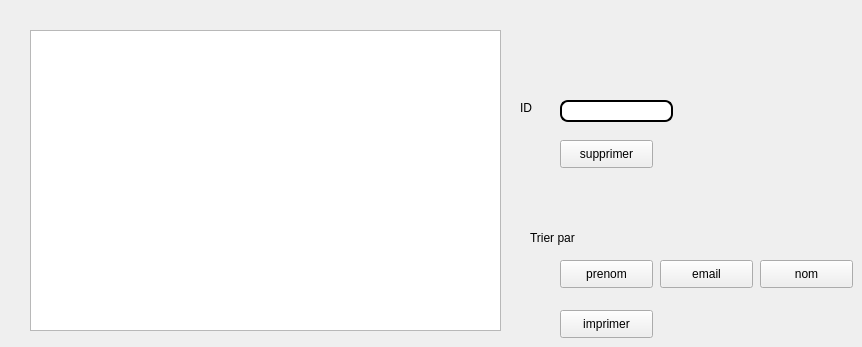
      <widget class="QWidget" name="tab_19">
       <attribute name="title">
        <string>Afficher les employes</string>
       </attribute>
       <widget class="QTableView" name="tab_employe">
        <property name="geometry">
         <rect>
          <x>30</x>
          <y>30</y>
          <width>471</width>
          <height>301</height>
         </rect>
        </property>
       </widget>
       <widget class="QLabel" name="label_71">
        <property name="geometry">
         <rect>
          <x>520</x>
          <y>100</y>
          <width>56</width>
          <height>16</height>
         </rect>
        </property>
        <property name="text">
         <string>ID</string>
        </property>
       </widget>
       <widget class="QLineEdit" name="le_id_supp">
        <property name="geometry">
         <rect>
          <x>560</x>
          <y>100</y>
          <width>113</width>
          <height>22</height>
         </rect>
        </property>
        <property name="styleSheet">
         <string notr="true">QLineEdit {
padding: 1px;
border-style: solid;
border: 2px solid gray;
border-radius: 8px;
background-color: rgb(255, 255, 255);
border:2px solid #000;
}</string>
        </property>
       </widget>
       <widget class="QPushButton" name="supprimeempoye">
        <property name="geometry">
         <rect>
          <x>560</x>
          <y>140</y>
          <width>93</width>
          <height>28</height>
         </rect>
        </property>
        <property name="styleSheet">
         <string notr="true">QPushButton
{
    color: #b1b1b1;
    background-color: QLinearGradient( x1: 0, y1: 0, x2: 0, y2: 1, stop: 0 #565656, stop: 0.1 #525252, stop: 0.5 #4e4e4e, stop: 0.9 #4a4a4a, stop: 1 #464646);
    border-width: 1px;
    border-color: #1e1e1e;
    border-style: solid;
    border-radius: 6;
    padding: 3px;
    font-size: 12px;
    padding-left: 5px;
    padding-right: 5px;
}

QPushButton:pressed
{
    background-color: QLinearGradient( x1: 0, y1: 0, x2: 0, y2: 1, stop: 0 #2d2d2d, stop: 0.1 #2b2b2b, stop: 0.5 #292929, stop: 0.9 #282828, stop: 1 #252525);
}color: rgb(255, 255, 255);
background-color:  QLinearGradient(x1: 0, y1: 0, x2: 0, y2: 1, stop: 0#8D9AAE, stop: 1 #8D9AAE);
 border-radius: 10;</string>
        </property>
        <property name="text">
         <string>supprimer</string>
        </property>
       </widget>
       <widget class="QPushButton" name="prenomtri">
        <property name="geometry">
         <rect>
          <x>560</x>
          <y>260</y>
          <width>93</width>
          <height>28</height>
         </rect>
        </property>
        <property name="styleSheet">
         <string notr="true">QPushButton
{
    color: #b1b1b1;
    background-color: QLinearGradient( x1: 0, y1: 0, x2: 0, y2: 1, stop: 0 #565656, stop: 0.1 #525252, stop: 0.5 #4e4e4e, stop: 0.9 #4a4a4a, stop: 1 #464646);
    border-width: 1px;
    border-color: #1e1e1e;
    border-style: solid;
    border-radius: 6;
    padding: 3px;
    font-size: 12px;
    padding-left: 5px;
    padding-right: 5px;
}

QPushButton:pressed
{
    background-color: QLinearGradient( x1: 0, y1: 0, x2: 0, y2: 1, stop: 0 #2d2d2d, stop: 0.1 #2b2b2b, stop: 0.5 #292929, stop: 0.9 #282828, stop: 1 #252525);
}color: rgb(255, 255, 255);
background-color:  QLinearGradient(x1: 0, y1: 0, x2: 0, y2: 1, stop: 0#8D9AAE, stop: 1 #8D9AAE);
 border-radius: 10;</string>
        </property>
        <property name="text">
         <string>prenom</string>
        </property>
       </widget>
       <widget class="QLabel" name="label_72">
        <property name="geometry">
         <rect>
          <x>530</x>
          <y>230</y>
          <width>131</width>
          <height>16</height>
         </rect>
        </property>
        <property name="text">
         <string>Trier par</string>
        </property>
       </widget>
       <widget class="QPushButton" name="emailtri">
        <property name="geometry">
         <rect>
          <x>660</x>
          <y>260</y>
          <width>93</width>
          <height>28</height>
         </rect>
        </property>
        <property name="styleSheet">
         <string notr="true">QPushButton
{
    color: #b1b1b1;
    background-color: QLinearGradient( x1: 0, y1: 0, x2: 0, y2: 1, stop: 0 #565656, stop: 0.1 #525252, stop: 0.5 #4e4e4e, stop: 0.9 #4a4a4a, stop: 1 #464646);
    border-width: 1px;
    border-color: #1e1e1e;
    border-style: solid;
    border-radius: 6;
    padding: 3px;
    font-size: 12px;
    padding-left: 5px;
    padding-right: 5px;
}

QPushButton:pressed
{
    background-color: QLinearGradient( x1: 0, y1: 0, x2: 0, y2: 1, stop: 0 #2d2d2d, stop: 0.1 #2b2b2b, stop: 0.5 #292929, stop: 0.9 #282828, stop: 1 #252525);
}color: rgb(255, 255, 255);
background-color:  QLinearGradient(x1: 0, y1: 0, x2: 0, y2: 1, stop: 0#8D9AAE, stop: 1 #8D9AAE);
 border-radius: 10;</string>
        </property>
        <property name="text">
         <string>email</string>
        </property>
       </widget>
       <widget class="QPushButton" name="nomtri">
        <property name="geometry">
         <rect>
          <x>760</x>
          <y>260</y>
          <width>93</width>
          <height>28</height>
         </rect>
        </property>
        <property name="styleSheet">
         <string notr="true">QPushButton
{
    color: #b1b1b1;
    background-color: QLinearGradient( x1: 0, y1: 0, x2: 0, y2: 1, stop: 0 #565656, stop: 0.1 #525252, stop: 0.5 #4e4e4e, stop: 0.9 #4a4a4a, stop: 1 #464646);
    border-width: 1px;
    border-color: #1e1e1e;
    border-style: solid;
    border-radius: 6;
    padding: 3px;
    font-size: 12px;
    padding-left: 5px;
    padding-right: 5px;
}

QPushButton:pressed
{
    background-color: QLinearGradient( x1: 0, y1: 0, x2: 0, y2: 1, stop: 0 #2d2d2d, stop: 0.1 #2b2b2b, stop: 0.5 #292929, stop: 0.9 #282828, stop: 1 #252525);
}color: rgb(255, 255, 255);
background-color:  QLinearGradient(x1: 0, y1: 0, x2: 0, y2: 1, stop: 0#8D9AAE, stop: 1 #8D9AAE);
 border-radius: 10;</string>
        </property>
        <property name="text">
         <string>nom</string>
        </property>
       </widget>
       <widget class="QPushButton" name="pdfaziz">
        <property name="geometry">
         <rect>
          <x>560</x>
          <y>310</y>
          <width>93</width>
          <height>28</height>
         </rect>
        </property>
        <property name="styleSheet">
         <string notr="true">QPushButton
{
    color: #b1b1b1;
    background-color: QLinearGradient( x1: 0, y1: 0, x2: 0, y2: 1, stop: 0 #565656, stop: 0.1 #525252, stop: 0.5 #4e4e4e, stop: 0.9 #4a4a4a, stop: 1 #464646);
    border-width: 1px;
    border-color: #1e1e1e;
    border-style: solid;
    border-radius: 6;
    padding: 3px;
    font-size: 12px;
    padding-left: 5px;
    padding-right: 5px;
}

QPushButton:pressed
{
    background-color: QLinearGradient( x1: 0, y1: 0, x2: 0, y2: 1, stop: 0 #2d2d2d, stop: 0.1 #2b2b2b, stop: 0.5 #292929, stop: 0.9 #282828, stop: 1 #252525);
}color: rgb(255, 255, 255);
background-color:  QLinearGradient(x1: 0, y1: 0, x2: 0, y2: 1, stop: 0#8D9AAE, stop: 1 #8D9AAE);
 border-radius: 10;</string>
        </property>
        <property name="text">
         <string>imprimer</string>
        </property>
       </widget>
      </widget>
